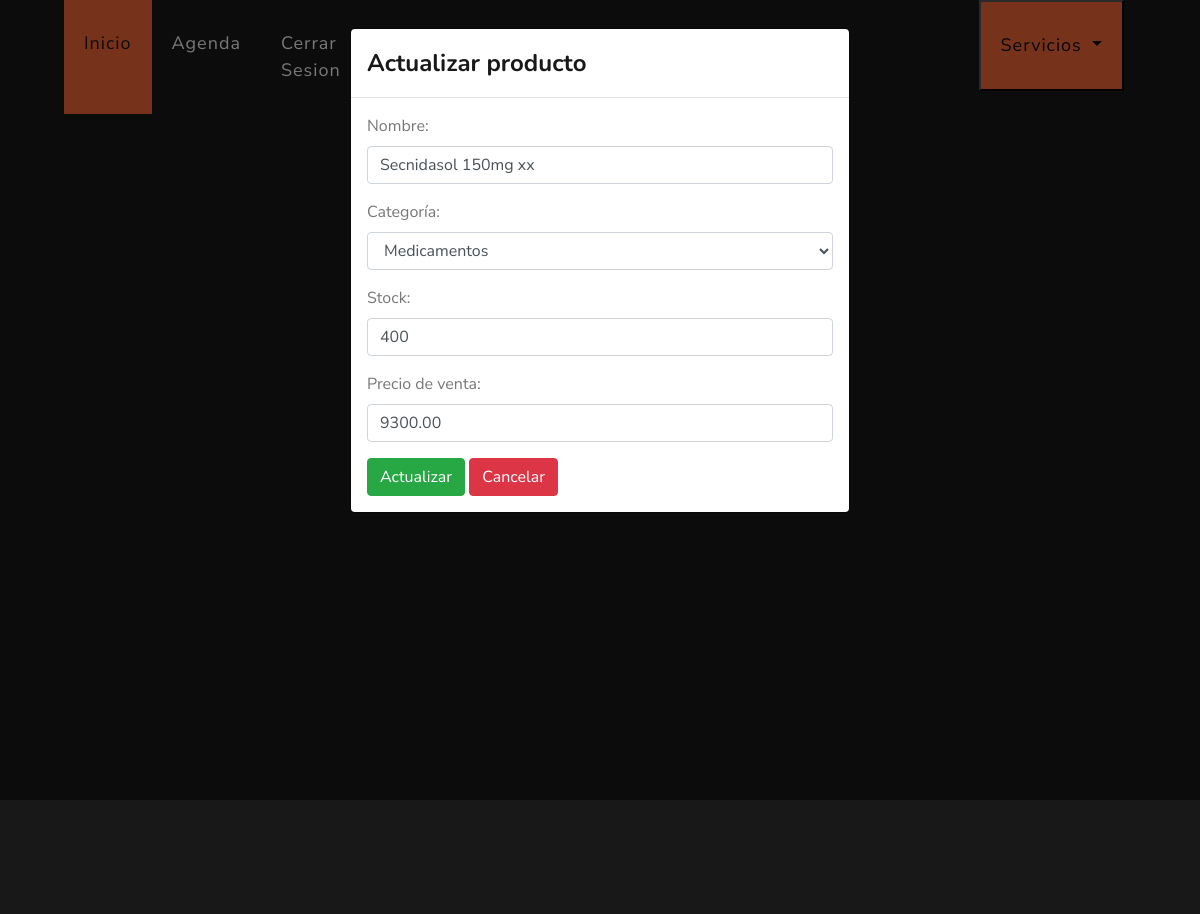
/actualizar/producto/2 (signed in), run on the app's committed database.
### veterinary/models.py (models this page shows, shortened)
class Product(models.Model):
    name = models.CharField(max_length=150, verbose_name='Nombre', unique=True)
    cat = models.ForeignKey(Category, on_delete=models.CASCADE, verbose_name='Categoría')
    stock = models.IntegerField(default=0, verbose_name='Stock')
    pvp = models.DecimalField(default=0.00, max_digits=9, decimal_places=2, verbose_name='Precio de venta')
    class Meta:
        verbose_name = 'Producto'
        verbose_name_plural = 'Productos'
        ordering = ['id']

class Category(models.Model):
    name = models.CharField(max_length=150, verbose_name='Nombre', unique=True)
    desc = models.CharField(max_length=500, null=True, blank=True, verbose_name='Descripción')
    def __str__(self):
        return self.name
    class Meta:
        verbose_name = 'Categoria'
        verbose_name_plural = 'Categorias'
        ordering = ['id']

### veterinary/views.py (the view)
# urls.py: path("actualizar/producto/<int:id>", views.updateProduct, name="updateProduct"),
@login_required(login_url="login")
def updateProduct(request, id):
    product = Product.objects.get(id=id)
    if request.method == "POST":
        form = ProductForm(request.POST, instance=product)
        if form.is_valid():
            form.save()
            return redirect("detailProduct")
    else:
        form = ProductForm(instance=product)
    context = {"form": form}
    return render(request, "veterinary/updateProduct.html", context)

### veterinary/forms.py
class ProductForm(ModelForm):
    class Meta:
        model = Product
        fields = ['name', 'cat', 'stock', 'pvp']
        labels = {
            'name': 'Nombre',
            'cat': 'Categoría',
            'stock': 'Stock',
            'pvp': 'Precio de venta'
        }
        widgets = {
            'name': TextInput(attrs={'class': 'form-control'}),
            'cat': Select(attrs={'class': 'form-control'}),
            'stock': NumberInput(attrs={'class': 'form-control'}),
            'pvp': NumberInput(attrs={'class': 'form-control'}),
        }

### templates/veterinary/updateProduct.html (shortened to what this page needs)
{% extends 'layout/base.html' %}
{% block 'style' %}
{% load static %}
<link rel="stylesheet" href="{% static 'css/estilo.css' %}">
{% endblock %}
{% block 'header' %}
{% include 'layout/partials/headerbase.html' %}
{% endblock %}
{% block 'content' %}
{% if form.instance %}
<div class="modal fade" id="myModal" tabindex="-1" role="dialog" aria-labelledby="myModalLabel" data-backdrop="static" data-keyboard="false">
  <div class="modal-dialog" role="document">
    <div class="modal-content">
      <div class="modal-header">
        <h4 class="modal-title" id="myModalLabel">Actualizar producto</h4>
      </div>
      <div class="modal-body">
        <form method="post" id="update-form">
          {{ form.as_p }}
          <input type="submit" class="btn btn-success" value="Actualizar">
          <a href="{% url 'detailProduct' %}" class="btn btn-danger">Cancelar</a>
        </form>
      </div>
    </div>
  </div>
</div>
{% endif %}
<div class="container-fluid" style="background-color: #181818;">
  <div class="row">
    <div class="col-md-12" style="background-color: #181818; height: 100vh;">
      <div id="calendar" class="container bg-dark" style="padding: 25px; color: white;">
      </div>
    </div>
  </div>
</div>
{% endblock %}

### static/css/estilo.css (style rules this page uses)
#calendar { width: 100%; height: 100vh; }

### data on the page
Product: name "Secnidasol 150mg xx", cat "Medicamentos", stock "400", pvp "9300.00"
